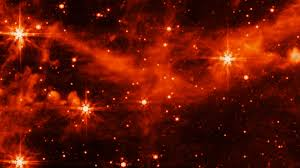
#> input picture testIMG3.jpg, 300 x 168 px
$ python test.py
#> lines starting #> are read from the running program, lines starting #| are printed output that depends on the picture; after the words box and inside, x2 and y2 are one past the last pixel; in counts of white or black regions, pixels touching at a corner belong together
import cv2
import numpy as np

# read image
img = cv2.imread("testIMG3.jpg")
#> img is the input picture: shape (168, 300, 3); mean B, G, R 5.5, 19.5, 102.3

# convert img to grayscale
gray = cv2.cvtColor(img, cv2.COLOR_BGR2GRAY)
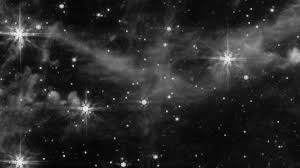
#> gray: shape (168, 300); min 2, max 246, mean 42.7

# do adaptive threshold on gray image
thresh = cv2.adaptiveThreshold(gray, 255, cv2.ADAPTIVE_THRESH_MEAN_C, cv2.THRESH_BINARY, 25, 6)
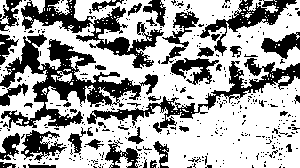
#> thresh: shape (168, 300); 64.2% white; 415 black regions (369 under 20 px), largest, box (x1, y1, x2, y2) and area: (0, 34, 158, 128) 4450, (21, 0, 164, 69) 2665, (87, 58, 300, 133) 2521

# write results to disk
cv2.imwrite("dots_thresh.jpg", thresh)

$ run again, with testIMG2.jpg copied over testIMG3.jpg
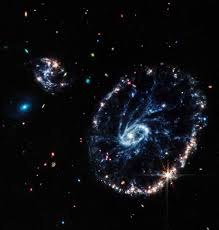
#> input picture testIMG2.jpg, 219 x 230 px
#> img is the input picture: shape (230, 219, 3); mean B, G, R 17.8, 14.2, 13.1
#> `gray = cv2.cvtColor(img, cv2.COLOR_BGR2GRAY)`:
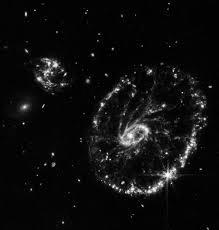
#> gray: shape (230, 219); min 0, max 254, mean 14.3
#> `thresh = cv2.adaptiveThreshold(gray, 255, cv2.ADAPTIVE_THRESH_MEAN_C, ..`:
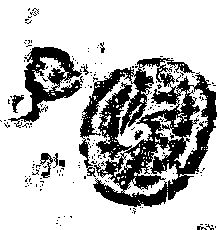
#> thresh: shape (230, 219); 75.2% white; 182 black regions (172 under 20 px), largest, box (x1, y1, x2, y2) and area: (79, 58, 217, 207) 9489, (8, 47, 83, 128) 2034, (40, 153, 53, 178) 143
